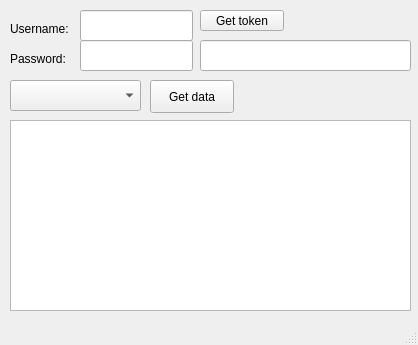
<?xml version="1.0" encoding="UTF-8"?>
<ui version="4.0">
 <class>MainWindow</class>
 <widget class="QMainWindow" name="MainWindow">
  <property name="geometry">
   <rect>
    <x>0</x>
    <y>0</y>
    <width>418</width>
    <height>345</height>
   </rect>
  </property>
  <property name="windowTitle">
   <string>MainWindow</string>
  </property>
  <widget class="QWidget" name="centralWidget">
   <widget class="QComboBox" name="combo_Ports">
    <property name="geometry">
     <rect>
      <x>10</x>
      <y>80</y>
      <width>131</width>
      <height>31</height>
     </rect>
    </property>
   </widget>
   <widget class="QPushButton" name="btn_Connect">
    <property name="geometry">
     <rect>
      <x>150</x>
      <y>80</y>
      <width>84</width>
      <height>33</height>
     </rect>
    </property>
    <property name="text">
     <string>Get data</string>
    </property>
   </widget>
   <widget class="QPlainTextEdit" name="edit_Log">
    <property name="geometry">
     <rect>
      <x>10</x>
      <y>120</y>
      <width>401</width>
      <height>191</height>
     </rect>
    </property>
   </widget>
   <widget class="QLineEdit" name="edit_Username">
    <property name="geometry">
     <rect>
      <x>80</x>
      <y>10</y>
      <width>113</width>
      <height>31</height>
     </rect>
    </property>
   </widget>
   <widget class="QLineEdit" name="edit_Password">
    <property name="geometry">
     <rect>
      <x>80</x>
      <y>40</y>
      <width>113</width>
      <height>31</height>
     </rect>
    </property>
    <property name="echoMode">
     <enum>QLineEdit::Password</enum>
    </property>
   </widget>
   <widget class="QLabel" name="label">
    <property name="geometry">
     <rect>
      <x>10</x>
      <y>20</y>
      <width>61</width>
      <height>17</height>
     </rect>
    </property>
    <property name="text">
     <string>Username:</string>
    </property>
   </widget>
   <widget class="QLabel" name="label_2">
    <property name="geometry">
     <rect>
      <x>10</x>
      <y>50</y>
      <width>61</width>
      <height>17</height>
     </rect>
    </property>
    <property name="text">
     <string>Password:</string>
    </property>
   </widget>
   <widget class="QPushButton" name="btn_Login">
    <property name="geometry">
     <rect>
      <x>200</x>
      <y>10</y>
      <width>84</width>
      <height>21</height>
     </rect>
    </property>
    <property name="text">
     <string>Get token</string>
    </property>
   </widget>
   <widget class="QLineEdit" name="edit_Token">
    <property name="geometry">
     <rect>
      <x>200</x>
      <y>40</y>
      <width>211</width>
      <height>31</height>
     </rect>
    </property>
   </widget>
  </widget>
  <widget class="QStatusBar" name="statusBar"/>
 </widget>
 <layoutdefault spacing="6" margin="11"/>
 <resources/>
 <connections/>
</ui>
